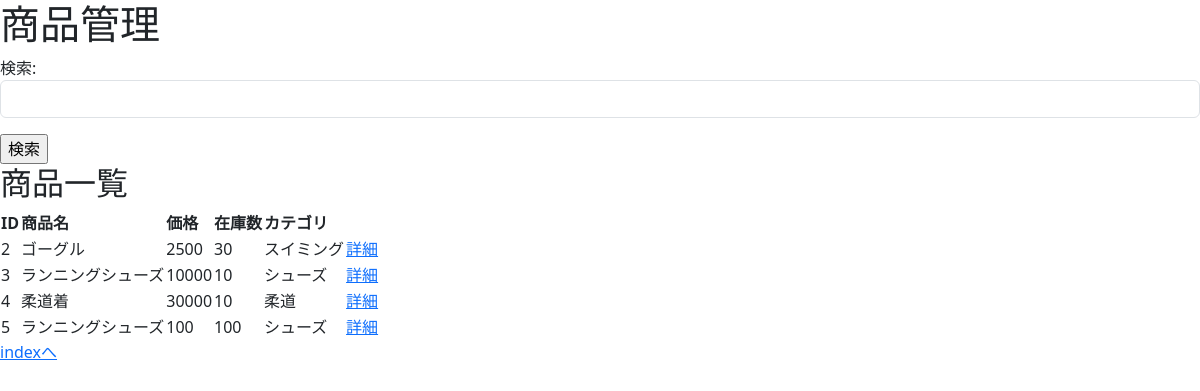
Screenshot of /items/items_list with the database file from the repository.
### items/models.py (models this page shows)
class Items_table(models.Model):
    name = models.CharField(max_length=100)
    price = models.IntegerField(default=0)
    stock = models.IntegerField(default=0)
    category = models.CharField(max_length=100)

### items/views.py (the view)
# urls.py: path('items_list',views.items_list,name='items_list'),
def items_list(request):
    if (request.method=='POST'):
        find = request.POST['find']
        if len(find)==0:
            obj = Items_table.objects.all()
            form = FindForm(request.POST)
        else:
            value = find.split()
            obj = Items_table.objects.filter(Q(name__in=value) | Q(category__in=value))
            form = FindForm(request.POST)
    else:
        obj = Items_table.objects.all()
        form = FindForm()
    params = {
        'title': "商品管理",
        'subtitle':"商品一覧",
        'form': form,
        'obj':obj,
    }
    return render(request, 'items/items_list.html', params)

### items/forms.py
class FindForm(forms.Form):
    find = forms.CharField(
        label='検索',
        required=False,
        widget=forms.TextInput(attrs={'class':'form-control'}),
        )

### items/templates/items/items_list.html (shortened to what this page needs)
{% load static %}
<!DOCTYPE html>
<html lang="ja">
<head>
    <link rel="stylesheet" href="https://cdn.jsdelivr.net/npm/bootstrap@5.3.0/dist/css/bootstrap.min.css">
</head>
<body>
    <h1>{{ title }}</h1>
    <form action="{% url 'items_list' %}" method="post">
        {{ form.as_p }}
        <input type="submit" value="検索">
    </form>
    <h2>{{ subtitle }}</h2>
    <table>
        <tr>
            <th>ID</th>
            <th>商品名</th>
            <th>価格</th>
            <th>在庫数</th>
            <th>カテゴリ</th>
            <th></th>
        </tr>
        {% for item in obj %}
        <tr>
            <td>{{ item.id }}</td>
            <td>{{ item.name }}</td>
            <td>{{ item.price }}</td>
            <td>{{ item.stock }}</td>
            <td>{{ item.category }}</td>
            <td><a href="{% url 'detail' item.id %}">詳細</a></td>
        </tr>
        {% endfor %}
    </table>
    <p><a href="{% url 'index' %}">indexへ</a></p>
</body>
</html>

### rows the page displays
Items_table: id "2", name "ゴーグル", price "2500", stock "30", category "スイミング"
Items_table: id "3", name "ランニングシューズ", price "10000", stock "10", category "シューズ"
Items_table: id "4", name "柔道着", price "30000", stock "10", category "柔道"
Items_table: id "5", name "ランニングシューズ", price "100", stock "100", category "シューズ"

### other values shown
{{ subtitle }} "商品一覧"
